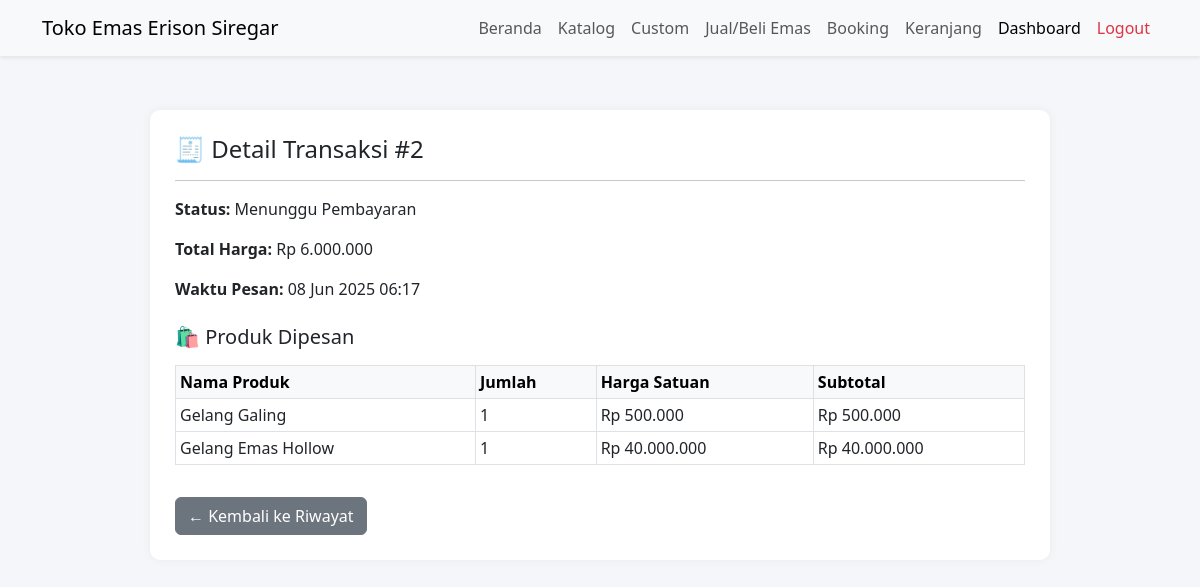
Page /detail_transaksi.php?id=2 (signed in) on the earlier database version.
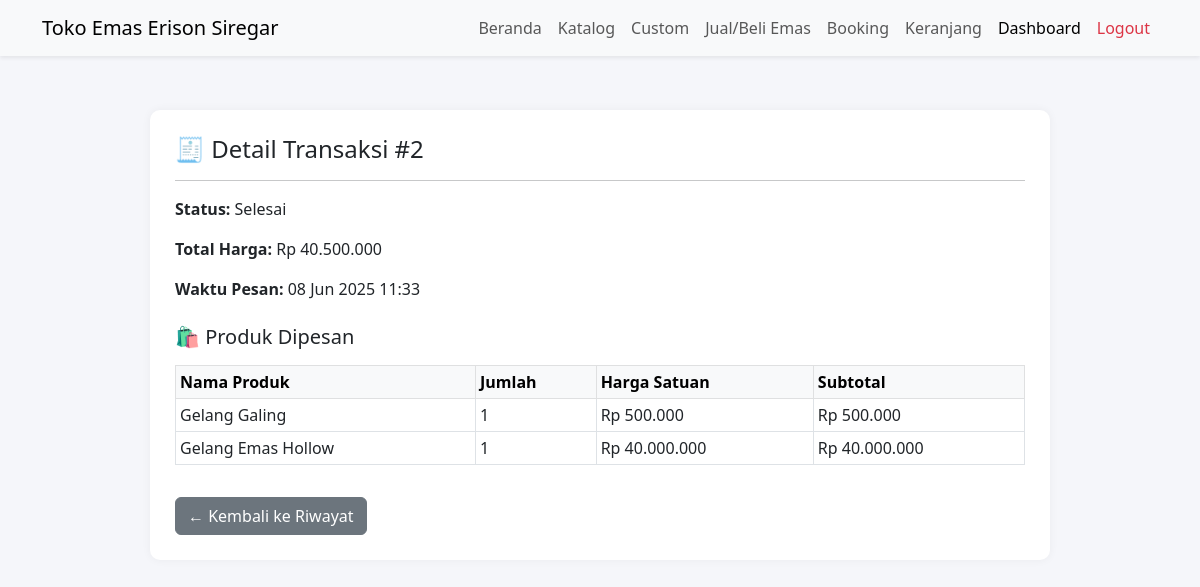
Same page on the later database version.
### tables this page shows
CREATE TABLE `transactions` (
  `id` int(11) NOT NULL,
  `user_id` int(11) DEFAULT NULL,
  `total_price` decimal(15,2) DEFAULT NULL,
  `status` enum('pending','paid','shipped','completed','cancelled') DEFAULT 'pending',
  `created_at` timestamp NOT NULL DEFAULT current_timestamp(),
  `proof` varchar(255) DEFAULT NULL,
  `paid_at` datetime DEFAULT NULL,
  `shipped_at` datetime DEFAULT NULL,
  `completed_at` datetime DEFAULT NULL
);

### detail_transaksi.php (called while the page is built)
<?php
include 'views/detail_transaksi.php';

### views/detail_transaksi.php (the view, shortened to what this page needs)
<?php
require_once './config/database.php';
include 'template/header.php';
$user = $_SESSION['user'];
$trx_id = $_GET['id'];
$stmt = $pdo->prepare("SELECT * FROM transactions WHERE id = ? AND user_id = ?");
$stmt->execute([$trx_id, $user['id']]);
$transaction = $stmt->fetch(PDO::FETCH_ASSOC);
$stmtItems = $pdo->prepare("
    SELECT oi.*, p.name AS product_name
    FROM order_items oi
    JOIN products p ON oi.product_id = p.id
    WHERE oi.order_id = ?
");
$stmtItems->execute([$trx_id]);
$items = $stmtItems->fetchAll(PDO::FETCH_ASSOC);
function getStatusLabel($status)
{
    return match ($status) {
        'pending' => 'Menunggu Pembayaran',
        'paid' => 'Sudah Dibayar',
        'shipped' => 'Sedang Dikirim',
        'completed' => 'Selesai',
        'cancelled' => 'Dibatalkan',
        default => ucfirst($status),
    };
}
?>
<!DOCTYPE html>
<html lang="id">
<head>
    <link href="https://cdn.jsdelivr.net/npm/bootstrap@5.3.0/dist/css/bootstrap.min.css" rel="stylesheet">
</head>
<body>
    <div class="section-card">
        <h4>🧾 Detail Transaksi #<?= $transaction['id'] ?></h4>
        <hr>
        <p><strong>Status:</strong> <?= getStatusLabel($transaction['status']) ?></p>
        <p><strong>Total Harga:</strong> Rp <?= number_format($transaction['total_price'], 0, ',', '.') ?></p>
        <p><strong>Waktu Pesan:</strong> <?= date('d M Y H:i', strtotime($transaction['created_at'])) ?></p>
        <h5 class="mt-4">🛍️ Produk Dipesan</h5>
        <div class="table-responsive">
            <table class="table table-bordered table-sm mt-2">
                <thead class="table-light">
                    <tr>
                        <th>Nama Produk</th>
                        <th>Jumlah</th>
                        <th>Harga Satuan</th>
                        <th>Subtotal</th>
                    </tr>
                </thead>
                <tbody>
                    <?php foreach ($items as $item): ?>
                        <tr>
                            <td><?= htmlspecialchars($item['product_name']) ?></td>
                            <td><?= $item['quantity'] ?></td>
                            <td>Rp <?= number_format($item['price'], 0, ',', '.') ?></td>
                            <td>Rp <?= number_format($item['price'] * $item['quantity'], 0, ',', '.') ?></td>
                        </tr>
                    <?php endforeach; ?>
                </tbody>
            </table>
        </div>
        <a href="riwayat.php" class="btn btn-secondary mt-3">← Kembali ke Riwayat</a>
    </div>
</body>
</html>

Differences in the rows shown:
changed transactions id 2: status "Menunggu Pembayaran" → "Selesai"; total_price "6.000.000" → "40.500.000"; created_at "08 Jun 2025 06:17" → "08 Jun 2025 11:33"
